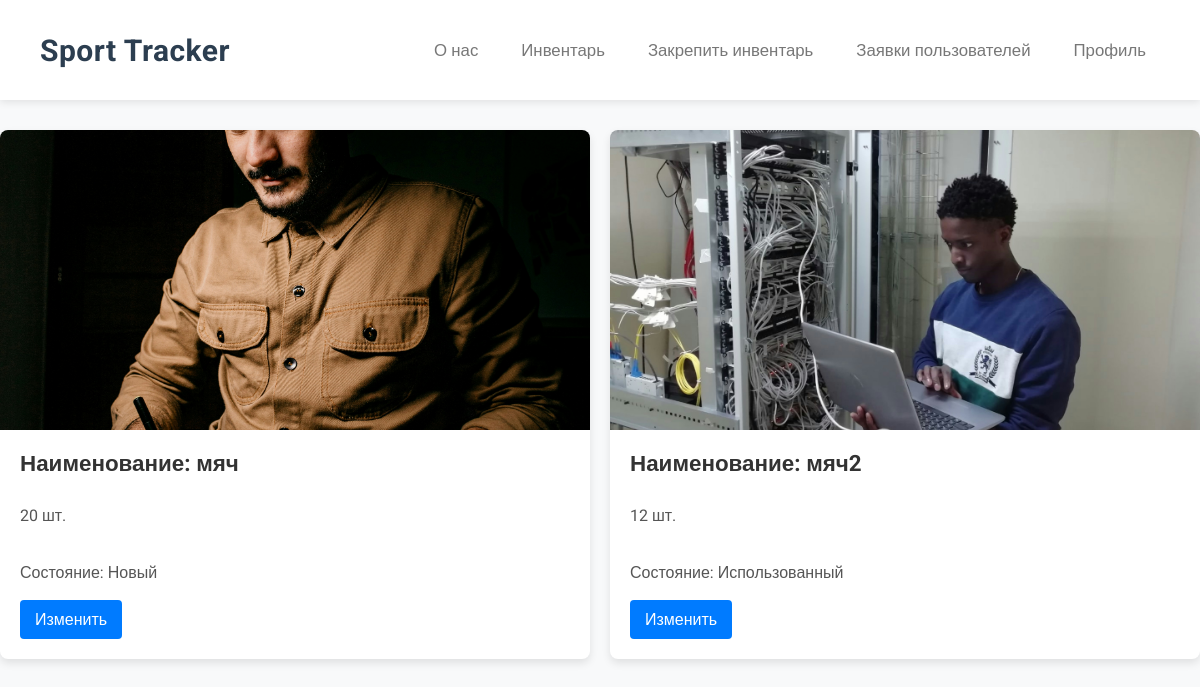
/catalog/ (signed in), run on the app's committed database.
### main/models.py (models this page shows, shortened)
class Votings(models.Model):
    author = models.ForeignKey(User, on_delete=models.CASCADE)
    image = models.ImageField(upload_to=get_image_upload_path, blank=True, null=True)
    name = models.TextField()
    questions_number = models.IntegerField()
    type_of_voting = models.TextField()

### main/views.py (the view)
# urls.py: path('catalog/', catalog, name='catalog'),
def catalog(request):
    categories = Votings.objects.all()
    context = {
        "categories": categories,
        "is_admin": False,
        "is_auth": False,
    }
    if request.user.is_superuser:
        context["is_admin"] = True
    if request.user.is_authenticated:
        context["is_auth"] = True
    data = []
    for category in categories:
        directory = f"main/uploads/votings/admin/{category.id}"
        url_to_header = ""
        if len(os.listdir(directory)) != 0:
            url_to_header = f"/uploads/votings/admin/{category.id}/{os.listdir(directory)[0]}"
        data.append({"category": category, "url_to_header": url_to_header})
    context["data"] = data
    if request.method == 'GET':
        sku = request.GET.get('sku')
        if not sku:
            return render(request, 'catalog.html', context)
    return render(request, 'catalog.html', context)

### main/templates/catalog.html (shortened to what this page needs)
{% load static %}
<!DOCTYPE html>
<html lang="en">
<head>
    <link rel="stylesheet" href="{% static 'catalog_cards.css' %}">
    <link rel="stylesheet" href="{% static 'header.css' %}">
</head>
{% include 'header.html' %}
<body>
    <div class="container">
        {% for category in data %}
        <div class="item">
          <div class="wrapper exmpl"><img src="{{ category.url_to_header }}" alt="Шапка опроса"></div>
          <div class="card">
            <h3>Наименование: {{category.category.name}}</h3>
            <p>{{category.category.questions_number }} шт.</p>
             {% if category.category.type_of_voting == "one" %}
                <p>Состояние: Новый</p>
              {% elif category.category.type_of_voting == "multi" %}
                <p>Состояние: Использованный</p>
              {% else %}
                <p>Состояние: Сломанный</p>
              {% endif %}
              {% if is_admin %}
                  <a class="card_link" href="{% url 'voting'%}?id={{category.category.id}}">Изменить</a>
              {% elif is_auth %}
                  <a class="card_link" href="{% url 'add_voting'%}?id={{category.category.id}}">Добавить в заявку</a>
              {% else %}
                  <a class="card_link">Чтобы сделать запрос, зайдите в аккаунт</a>
              {% endif %}
          </div>
        </div>
        {% endfor %}
    </div>
</body>
</html>

### main/static/catalog_cards.css (style rules this page uses)
.wrapper { width: auto; height: 300px; }
.exmpl { overflow: hidden; display: flex; justify-content: center; align-items: center; }
.exmpl img { height: auto; width: 100%; }
body { margin: 0; font-family: 'Roboto', sans-serif; justify-content: center; align-items: center; min-height: 100vh; background-color: #f8f9fa; }
.container { display: flex; margin-left: auto; margin-right: auto; margin-top: 30px; flex-wrap: wrap; justify-content: center; max-width: 1200px; width: 100%; gap: 20px; }
.item { flex: 1 1 300px; background-color: #ffffff; border-radius: 8px; box-shadow: 0 4px 8px rgba(0, 0, 0, 0.1); overflow: hidden; display: flex; flex-direction: column; transition: transform 0.3s ease; }
.card { padding: 20px; display: flex; flex-direction: column; flex: 1; }
.card h3 { margin-top: 0; margin-bottom: 10px; font-size: 1.4em; color: #333333; }
.card p { margin-bottom: 15px; color: #555555; line-height: 1.6; flex: 1; }
.card_link { text-decoration: none; background-color: #007bff; color: white; padding: 10px 15px; border-radius: 4px; align-self: flex-start; transition: background-color 0.3s ease; }

### main/templates/catalog.html (style rules this page uses)
.wrapper { width: auto; height: 300px; }
.exmpl { overflow: hidden; display: flex; justify-content: center; align-items: center; }
.exmpl img { height: auto; width: 100%; }

### data on the page
Votings: shows a picture, category.name "мяч", category.questions_number "20", type_of_voting "Состояние: Новый"
Votings: shows a picture, category.name "мяч2", category.questions_number "12", type_of_voting "Состояние: Использованный"
